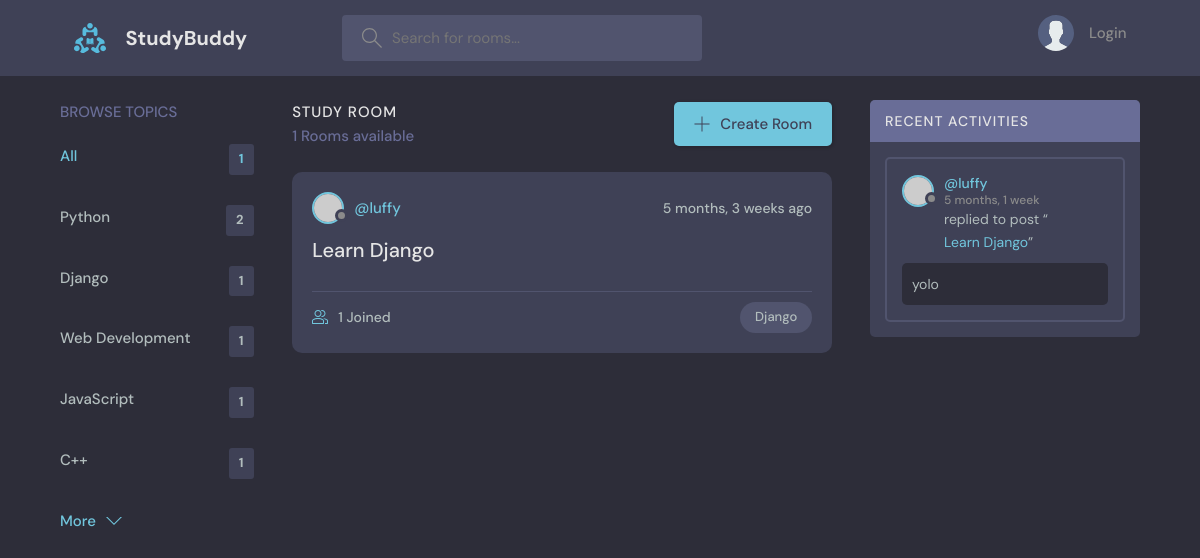
Screenshot of /?q=Django with the database file from the repository.
### base/models.py (models this page shows, shortened)
class Topic(models.Model):
    name = models.CharField(max_length = 200)

class Room(models.Model):
    host = models.ForeignKey(User, on_delete=models.SET_NULL, null=True)
    topic = models.ForeignKey(Topic, on_delete=models.SET_NULL, null=True)
    name = models.CharField(max_length=200)
    description = models.TextField(null=True, blank=True)
    participants = models.ManyToManyField(User, related_name='participants', blank=True)
    updated = models.DateTimeField(auto_now=True)
    created = models.DateTimeField(auto_now_add=True)
    class Meta:
        ordering = ['-updated', '-created']
    def __str__(self):
        return self.name

class Message(models.Model):
    user = models.ForeignKey(User, on_delete=models.CASCADE)
    room = models.ForeignKey(Room, on_delete=models.CASCADE)
    body = models.TextField()
    updated = models.DateTimeField(auto_now=True)
    created = models.DateTimeField(auto_now_add=True)
    class Meta:
        ordering = ['-updated', '-created']
    def __str__(self):
        return self.body[0:50]

### base/views.py (the view)
# urls.py: path('',views.home, name="home"),
def home(request):
    q= request.GET.get('q') if request.GET.get('q') != None else ''
    rooms = Room.objects.filter(
        Q(topic__name__icontains=q) |
        Q(name__icontains=q) |
        Q(description__icontains=q)
        )
    topics = Topic.objects.all()
    room_count = rooms.count()
    room_messages=Message.objects.filter(Q(room__name__icontains=q))
    context = {'rooms': rooms, 'topics': topics, 'room_count': room_count,'room_messages':room_messages}
    return render(request, 'base/home.html', context)

### base/templates/base/home.html (shortened to what this page needs)
{% extends 'main.html' %} {% block content %}
<main class="layout layout--3">
	<div class="container">
		{% include 'base/topics_component.html' %}
		<div class="roomList">
			<div class="roomList__header">
				<div>
					<h2>Study Room</h2>
					<p>{{room_count}} Rooms available</p>
				</div>
				<a class="btn btn--main" href="{% url 'create-room' %}">
					<svg
						version="1.1"
						xmlns="http://www.w3.org/2000/svg"
						width="32"
						height="32"
						viewBox="0 0 32 32">
						<title>add</title>
						<path
							d="M16.943 0.943h-1.885v14.115h-14.115v1.885h14.115v14.115h1.885v-14.115h14.115v-1.885h-14.115v-14.115z"></path>
					</svg>
					Create Room
				</a>
			</div>
			{% include 'base/feed_component.html' %}
		</div>
		{% include 'base/activity_component.html' %}
	</div>
</main>
{% endblock %}

### base/templates/base/topics_component.html
<div class="topics">
	<div class="topics__header">
		<h2>Browse Topics</h2>
	</div>
	<ul class="topics__list">
		<li>
			<a href="{% url 'home' %}" class="active"
				>All <span>{{room_count}}</span></a
			>
		</li>
		{% for topic in topics %}
		<li>
			<a href="{% url 'home' %}?q={{topic.name}}"
				>{{topic.name}}<span>{{topic.room_set.all.count}}</span></a
			>
		</li>
		{% endfor %}
	</ul>
	<a class="btn btn--link" href="topics.html">
		More
		<svg
			version="1.1"
			xmlns="http://www.w3.org/2000/svg"
			width="32"
			height="32"
			viewBox="0 0 32 32">
			<title>chevron-down</title>
			<path d="M16 21l-13-13h-3l16 16 16-16h-3l-13 13z"></path>
		</svg>
	</a>
</div>

### base/templates/base/feed_component.html (shortened to what this page needs)
{% for room in rooms %}
<div class="roomListRoom">
	<div class="roomListRoom__header">
		<a
			href="{% url 'user-profile' room.host.id %}"
			class="roomListRoom__author">
			<div class="avatar avatar--small">
				<img src="https://randomuser.me/api/portraits/women/11.jpg" />
			</div>
			<span>@{{room.host.username}}</span>
		</a>
		<div class="roomListRoom__actions">
			<span>{{room.created|timesince}} ago</span>
		</div>
	</div>
	<div class="roomListRoom__content">
		<a href="{% url 'room' room.id %}">{{room.name}}</a>
	</div>
	<div class="roomListRoom__meta">
		<a href="{% url 'room' room.id %}" class="roomListRoom__joined">
			{{room.participants.all.count}} Joined
		</a>
		<p class="roomListRoom__topic">{{room.topic.name}}</p>
	</div>
</div>
{% endfor %}

### base/templates/base/activity_component.html (shortened to what this page needs)
<div class="activities">
    <div class="activities__header">
        <h2>Recent Activities</h2>
    </div>
    {% for message in room_messages %}
    <div class="activities__box">
        <div class="activities__boxHeader roomListRoom__header">
            <a href="{% url 'user-profile' message.user.id %}" class="roomListRoom__author">
                <div class="avatar avatar--small">
                    <img src="https://randomuser.me/api/portraits/women/11.jpg" />
                </div>
                <p>
                    @{{message.user}}
                    <span>{{message.created|timesince}}</</span>
                </p>
            </a>
        </div>
        <div class="activities__boxContent">
            <p>
                replied to post “<a href="{% url 'room' message.room.id %}">{{message.room}}</a
                >”
            </p>
            <div class="activities__boxRoomContent">
                {{message}}
            </div>
        </div>
    </div>
    {% endfor %}
</div>

### rows the page displays
Topic: name "Python", room_set.all.count "2"
Topic: name "Django", room_set.all.count "1"
Topic: name "Web Development", room_set.all.count "1"
Topic: name "JavaScript", room_set.all.count "1"
Topic: name "C++", room_set.all.count "1"
Room: host.username "luffy", created "5 months, 3 weeks", name "Learn Django", participants.all.count "1", topic.name "Django"
Message: user "luffy", created "5 months, 1 week", room "Learn Django", body "yolo"

### other values shown
{{ room_count }} "1"
